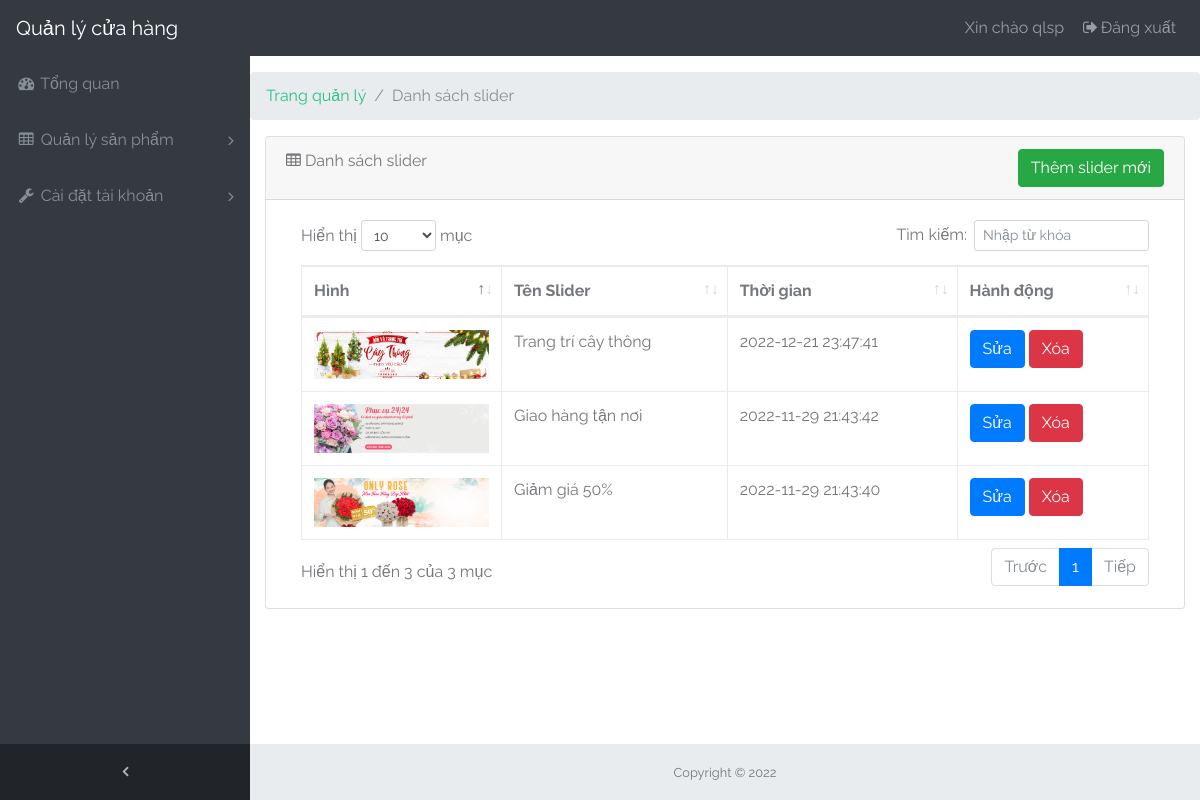
Page /admin/slider.php (signed in) on the committed database.
### tables this page shows
CREATE TABLE `slider` (
  `id` int(11) NOT NULL,
  `TieuDe` varchar(255) NOT NULL,
  `Hinh` varchar(100) NOT NULL,
  `DuongDan` varchar(255) NOT NULL,
  `ThoiGian` datetime NOT NULL DEFAULT current_timestamp()
);

### admin/views/layout.php (called while the page is built)
<?php
require_once "layouts/head.php";
require_once "layouts/body.php";
require_once "layouts/footer.php";

### admin/controllers/c_slider.php (called while the page is built, shortened)
<?php
class C_slider
{
    function hien_thi_slider(){
        include("./models/m_slider.php");
        $m_slider = new M_slider();
        $doc_slider = $m_slider->doc_tat_ca_slider();
        require_once "./views/layout.php";
    }
}
?>

### admin/slider.php (called while the page is built)
<?php
include("./controllers/c_slider.php");
$c_slider = new C_slider();
$c_slider->hien_thi_slider();
?>

### admin/models/database.php (called while the page is built, shortened)
<?php
class Database{
    public $host   = DB_HOST;
    public $user   = DB_USER;
    public $pass   = DB_PASS;
    public $dbname = DB_NAME;
    public $conn;
    public function __construct(){
        $this->conn->set_charset("utf8");
    }
private function connectDB(){
   $this->conn = new mysqli($this->host, $this->user, $this->pass,
    $this->dbname);
 }
public function execute($sql) {
  return $this->conn->query($sql);
}
public function loadAllRows($sql) {
  $result = $this->execute($sql);
  $data = [];
  while(($row = $result->fetch_assoc())) {
      $data[] =  $row;
  }
  return $data;
}
}
?>

### admin/models/m_slider.php (called while the page is built, shortened)
<?php
require_once("database.php");
class M_slider extends database
{
    function doc_tat_ca_slider(){
        $sql = "select * from slider ORDER BY ThoiGian DESC";
        return $this->loadAllRows($sql);
    }
}
?>

### admin/views/slider/v_danh_sach_slider.php (shortened to what this page needs)
<table class="table table-bordered" id="dataTable" width="100%" cellspacing="0">
  <thead>
    <tr>
      <th>Hình</th>
      <th>Tên Slider</th>
      <th>Thời gian</th>
      <th>Hành động</th>
    </tr>
  </thead>
  <tbody>
    <?php
      foreach ($doc_slider as $slider) {
        echo '<tr id="delete'.$slider["id"].'">
        <td width="175px" style="max-height: 200px;"><img src="../public/images/slider/'.$slider["Hinh"].'" class="img-fluid" alt="Responsive image"></td>
        <td>'.$slider["TieuDe"].'</td>
        <td>'.$slider["ThoiGian"].'</td>
        <td>
            <button type="button" class="btn btn-primary" onclick="getId('.$slider["id"].')" id="update'.$slider["id"].'" data-toggle="modal" data-target="#edit'.$slider["id"].'" >Sửa</button>
            <button type="button" onclick="deleteAjax('.$slider["id"].')" class="btn btn-danger">Xóa</button>
        </td>
      </tr>';
      }
    ?>
  </tbody>
</table>

### admin/public/css/sb-admin.css (style rules this page uses)
html { position: relative; min-height: 100%; }
body { overflow-x: hidden; }
body.sticky-footer { margin-bottom: 56px; }
body.fixed-nav { padding-top: 56px; }

### admin/public/css/style.css (style rules this page uses)
th, td { padding:10px; }

### admin/public/css/demo.css (style rules this page uses)
*, *:after, *:before { -webkit-box-sizing: border-box; box-sizing: border-box; }
body { background: #e7ecea; color: #74777b; font-weight: 400; font-size: 1em; font-family: 'Raleway', Arial, sans-serif; }

### admin/public/css/print.css (style rules this page uses)
table { width: 100%; border-collapse: collapse; }
table thead th { font-weight: bold; font-size: 15px; border-bottom: 1px solid #ddd; text-align:left; }
table tbody { border-bottom: 1px solid #ddd; }
tbody tr { background: #fff; }
table td, table th { padding: 10px; line-height: 1.3em; }

### rows in the picture
slider: Hinh (picture), TieuDe "Trang trí cây thông", ThoiGian "2022-12-21 23:47:41"
slider: Hinh (picture), TieuDe "Giao hàng tận nơi", ThoiGian "2022-11-29 21:43:42"
slider: Hinh (picture), TieuDe "Giảm giá 50%", ThoiGian "2022-11-29 21:43:40"

### other values in the picture
$hoTen "qlsp"
$title "Danh sách slider"
